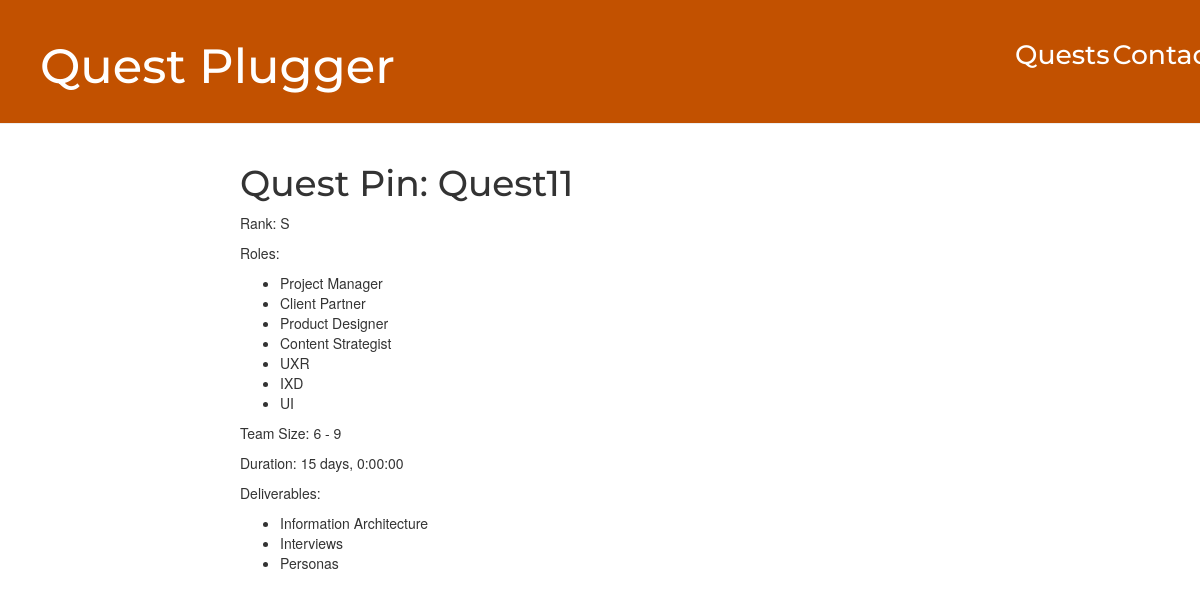
The app's page /quests/quest/23/ with its own data.
### quests/models.py (models this page shows)
class QuestPin(models.Model):
    name = models.CharField(max_length=75)
    rank = models.CharField(
        max_length=1,
        choices=RANK_CHOICES,
        default=F_RANK,
    )
    roles = PatchedMultiSelectField(
        choices=ROLE_CHOICES,
    )
    team_size = models.CharField(
        max_length=12,
        choices=TEAM_SZ_CHOICES,
        default=TEAM_SZ_SOLO,
    )
    duration = models.DurationField()
    def __str__(self):
        return self.name

### quests/views.py (the view)
# urls.py: path('quest/<int:questpin_id>/', views.detail, name='quest_detail'),
def detail(request, questpin_id):
    try:
        quest_pin = QuestPin.objects.get(pk=questpin_id)
        quest_result = QuestResult.objects.get(questpin_id=questpin_id)
        context = {
            'quest_pin': quest_pin,
            'quest_result': quest_result,
        }
    except QuestPin.DoesNotExist:
        raise Http404("Quest does not exist")
    return render(request, 'quests/detail.html', context)

### quests/templates/quests/detail.html
{% extends 'base.html' %}
{% block content %}
    <h1>Quest Pin: {{quest_pin}}</h1>
    {% if quest_pin %}
        <p>Rank: {{quest_pin.rank}}</p>
        <p>Roles: </p>
        <ul>
        {% for role in quest_pin.roles %}
            <li>{{role}}</li>
        {% endfor %}
        </ul>
        <p>Team Size: {{quest_pin.team_size}}</p>
        <p>Duration: {{quest_pin.duration}}</p>
        <p>Deliverables: </p>
        <ul>
        {% for deliverable in quest_result.deliverables %}
            <li>{{deliverable}}</li>
        {% endfor %}
        </ul>
    {% else %}
        <p>No Quest Data</p>
    {% endif %}
{% endblock %}

### static/css/base.css (style rules this page uses)
h1, h2, h3, h4 { font-family: 'Montserrat', cursive; }

### records on screen
QuestPin: name "Quest11", rank "S", team_size "6 - 9", duration "15 days, 0:00:00"

### other values on screen
{{ role }} "Project Manager" "Client Partner" "Product Designer" "Content Strategist" "UXR" "IXD" "UI"
{{ deliverable }} "Information Architecture" "Interviews" "Personas"
